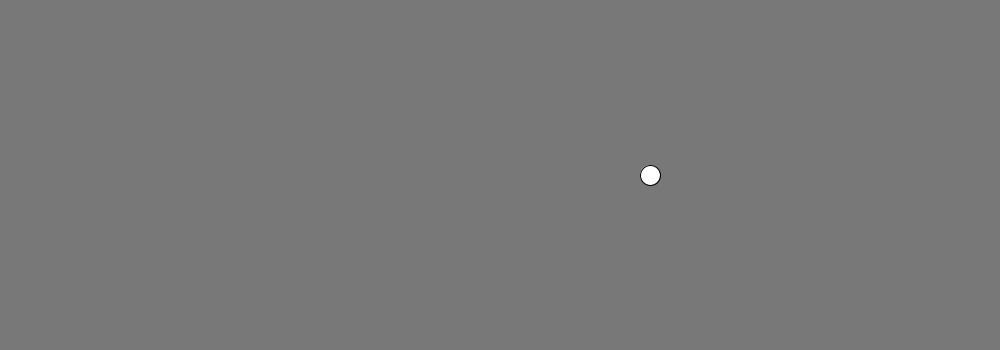
Frame 1 (no input)
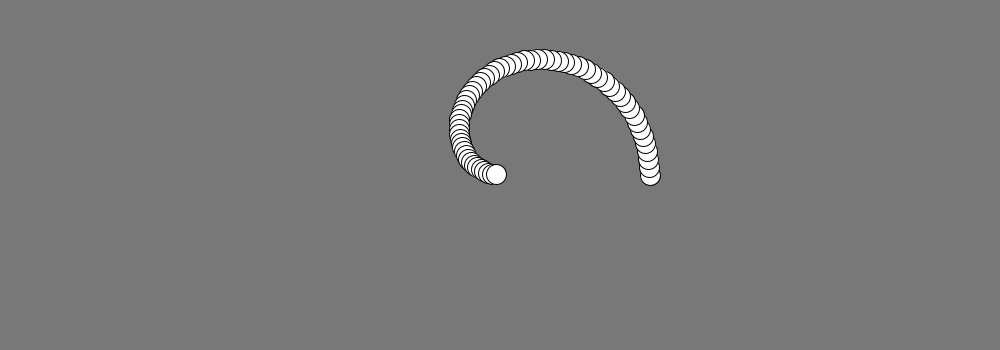
Frame 60 (the mouse pressed at the canvas centre just before this capture)
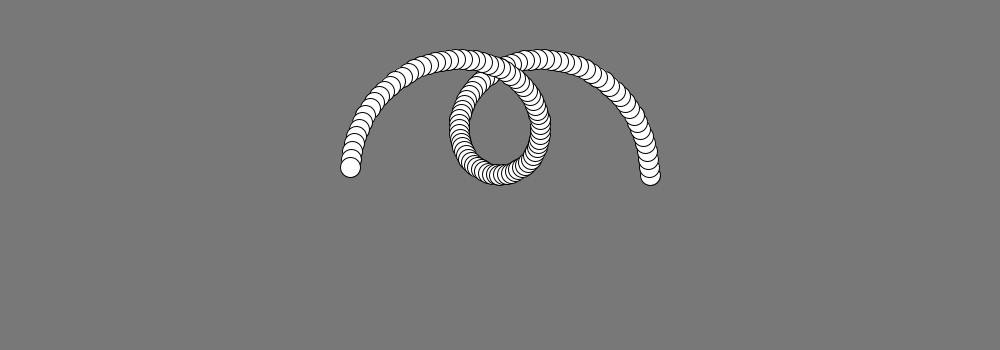
Frame 120 (the mouse held since frame 60 and released just before this capture)

The Processing sketch that drew these frames (run headless with seeded random() and noise(); from frame 60 on, the mouse is pressed at the canvas centre):

// Processing sketch: M4moebius
// ── M4moebius.pde
float freq,r,t,dt,theta,x0,y0,xc,yc,t0;
void setup(){
  size(1000,350);
  background(120);
  x0 = width/2;
  y0 = height / 2;
  t = 0.0;
  dt = 1/frameRate;
  freq = 0.5;
  fill(255);
}
void draw(){  
  //background(120);
  theta = 2.*3.141592*freq*t;
  r = 150*cos(theta/2);
  t += dt;
  xc = x0 + cos(theta)*r;
  yc = y0 - sin(theta)*r;  // up-side down
  circle(xc,yc,20);
}
